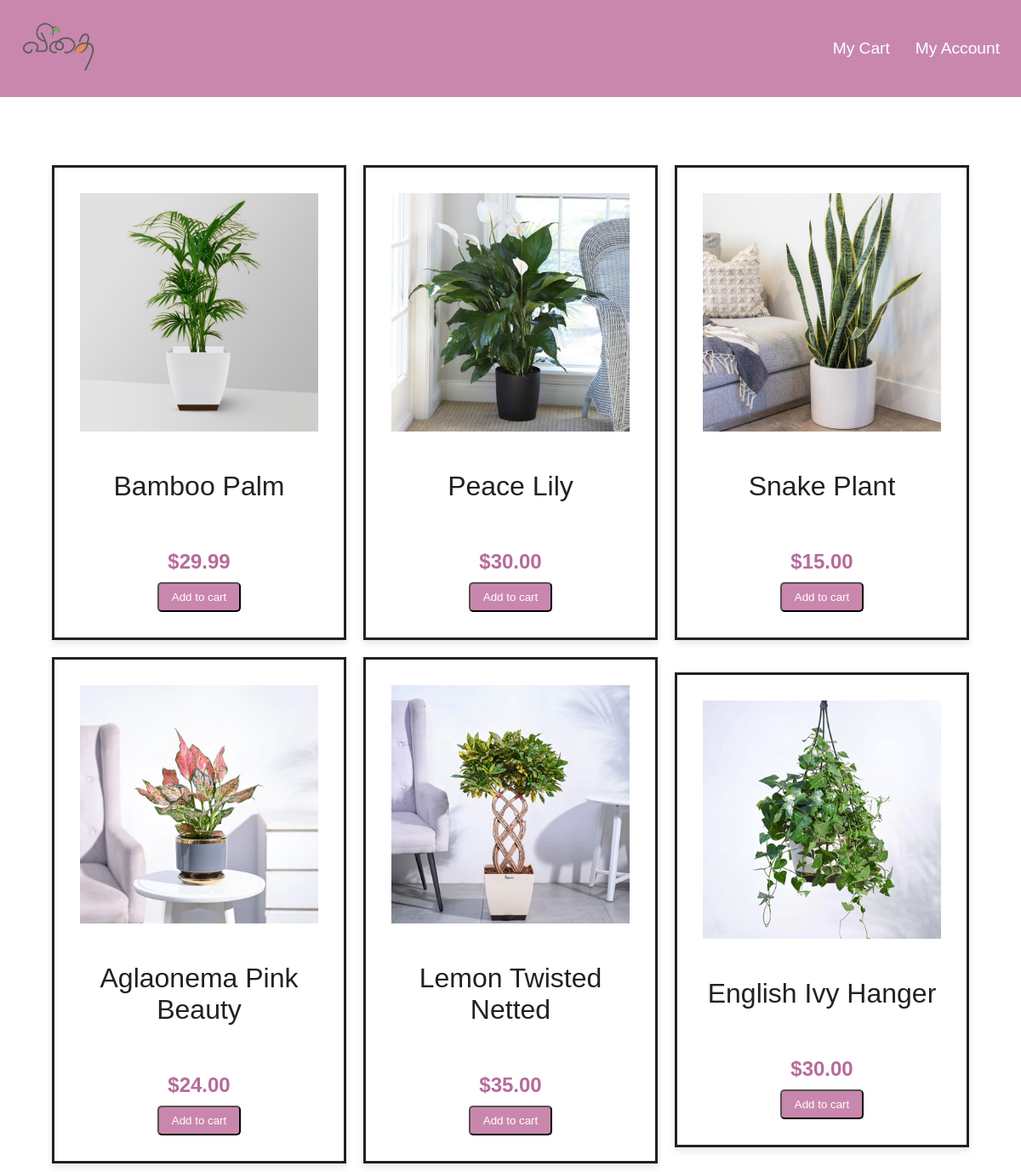
The page /airpurifier/ on the database its author committed.
### Home/models.py (models this page shows)
class AirPurifierPlant(models.Model):
    picture = models.ImageField(upload_to='airpurifier_plant_pics/')
    name = models.CharField(max_length=100)
    price = models.DecimalField(max_digits=10, decimal_places=2)

### Home/views.py (the view)
# urls.py: path('airpurifier/', views.airpurifier, name='airpurifier'),
def airpurifier(request):
    airpurifier_plants = AirPurifierPlant.objects.all()
    return render(request, 'airpurifier.html', {'airpurifier_plants': airpurifier_plants})

### Home/templatetags/custom_filters.py (called while the page is built)
@register.filter
def multiply(value, arg):
    return value * arg

### templates/airpurifier.html (shortened to what this page needs)
{% load static %}
{% load custom_filters %}
<!DOCTYPE html>
<html lang="en">
<head>
    <link rel="stylesheet" href="https://cdnjs.cloudflare.com/ajax/libs/animate.css/4.1.1/animate.min.css">
</head>
<body>
    <div class="alazea-main-menu">
        <div class="classy-nav-container breakpoint-off">
            <div class="container">
                <a href="{% url 'first' %}" class="nav-brand"><img src="{% static 'img/core-img/logo.png' %}" alt="" height="100" width="150"></a>
                <nav class="classy-navbar justify-content-between" id="alazeaNav">
                    <div class="classynav">
                        <ul>
                            <li><a href="#">My Cart</a></li>
                            <li><a href="#">My Account</a></li>
                        </ul>
                    </div>
                </nav>
            </div>
        </div>
    </div>
    <div class="plant-container">
        {% for plant in airpurifier_plants %}
            <div class="plant-item">
                <div class="single-product-area mb-50 wow fadeInUp" data-wow-delay="{{ forloop.counter0|add:'1'|multiply:100 }}ms">
                    <div class="product-img">
                        <img src="{{ plant.picture.url }}" alt="{{ plant.name }}">
                    </div>
                    <div class="product-info mt-15 text-center">
                        <p>{{ plant.name }}</p>
                        <h6>${{ plant.price }}</h6>
                        <button class="add-to-cart-btn">Add to cart</button>
                    </div>
                </div>
            </div>
        {% endfor %}
    </div>
</body>
</html>

### templates/airpurifier.html (style rules this page uses)
body { margin: 0; padding: 0; font-family: Arial, sans-serif; }
.plant-container { display: flex; flex-wrap: wrap; justify-content: center; align-items: center; margin-top: 70px; max-width: 1200px; margin-left: auto; margin-right: auto; }
.plant-item { width: calc(25% - 20px); margin: 10px; text-align: center; border: 3px solid #222121; padding: 30px; box-shadow: 0 4px 8px rgba(0, 0, 0, 0.1); transition: all 0.3s ease; overflow: hidden; }
.plant-item img { max-width: 100%; height: auto; margin-bottom: 10px; transition: transform 0.3s ease; }
.add-to-cart-btn { background-color: #ca87ae; color: #fff; padding: 8px 15px; border-radius: 5px; transition: background-color 0.3s ease, transform 0.3s ease; text-decoration: none; display: block; margin-top: 10px; margin-left: auto; margin-right: auto; transform: scale(1); }
.product-info p { font-size: 2em; margin-bottom: 5px; transition: color 0.3s ease; color: #222121; }
.product-info h6 { font-size: 1.5em; margin-bottom: 5px; color: #b66b99; }
.alazea-main-menu { padding: 10px; background-color: #ca87ae; }
.classy-nav-container .container { display: flex; justify-content: space-between; align-items: center; }
.nav-brand img { max-height: 90px; width: auto; }
.classy-navbar { display: flex; justify-content: center; align-items: center; }
.classynav ul { list-style-type: none; margin: 0; padding: 0; display: flex; justify-content: flex-end; align-items: center; }
.classynav ul li { margin: 0 15px; }
.classynav ul li a { text-decoration: none; color: #fff; font-size: larger; transition: color 0.3s ease; }

### rows shown on the page
AirPurifierPlant: picture (picture), name "Bamboo Palm", price "29.99"
AirPurifierPlant: picture (picture), name "Peace Lily", price "30.00"
AirPurifierPlant: picture (picture), name "Snake Plant", price "15.00"
AirPurifierPlant: picture (picture), name "Aglaonema Pink Beauty", price "24.00"
AirPurifierPlant: picture (picture), name "Lemon Twisted Netted", price "35.00"
AirPurifierPlant: picture (picture), name "English Ivy Hanger", price "30.00"
